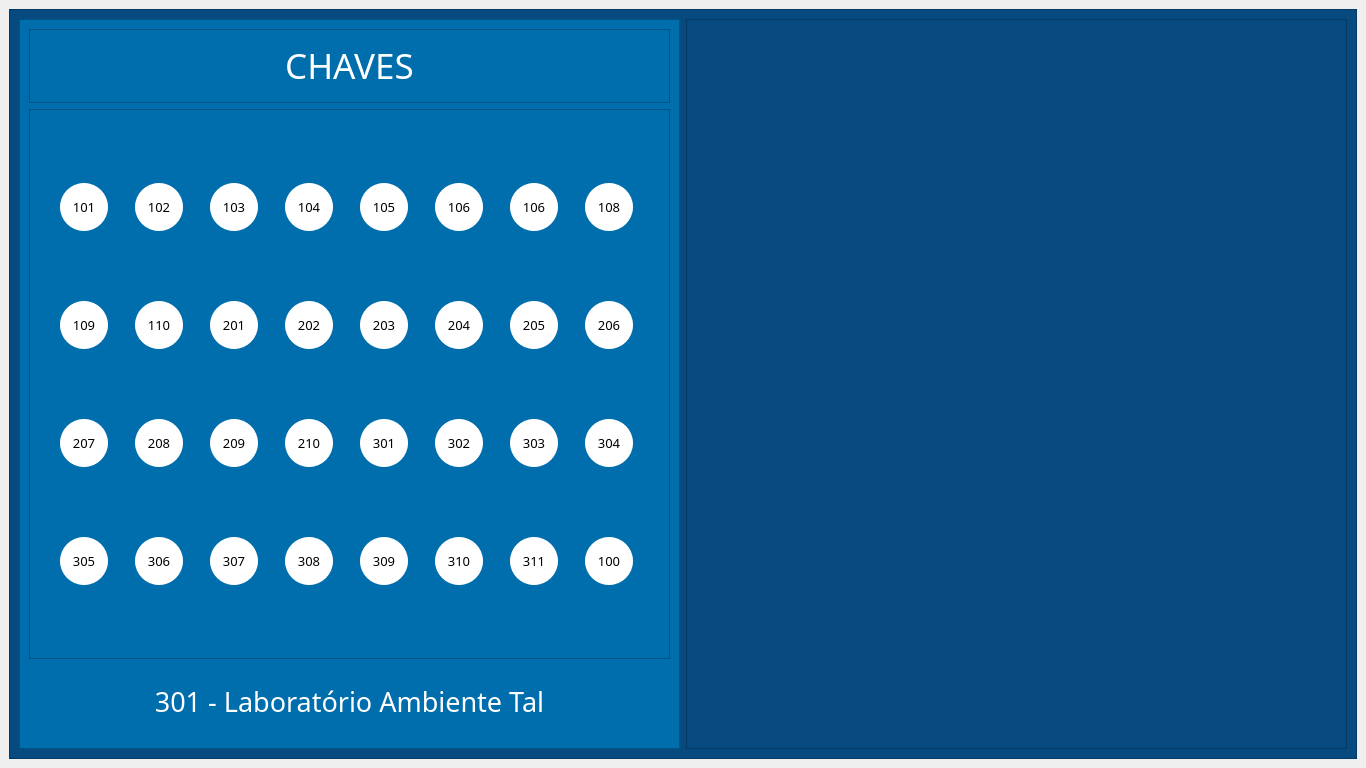
<?xml version="1.0" encoding="UTF-8"?>
<ui version="4.0">
 <class>MainWindow</class>
 <widget class="QMainWindow" name="MainWindow">
  <property name="geometry">
   <rect>
    <x>0</x>
    <y>0</y>
    <width>1366</width>
    <height>768</height>
   </rect>
  </property>
  <property name="windowTitle">
   <string>MainWindow</string>
  </property>
  <widget class="QWidget" name="centralwidget">
   <property name="minimumSize">
    <size>
     <width>800</width>
     <height>500</height>
    </size>
   </property>
   <layout class="QHBoxLayout" name="horizontalLayout">
    <item>
     <widget class="QFrame" name="frame">
      <property name="styleSheet">
       <string notr="true">background:#064A80</string>
      </property>
      <property name="frameShape">
       <enum>QFrame::StyledPanel</enum>
      </property>
      <property name="frameShadow">
       <enum>QFrame::Raised</enum>
      </property>
      <layout class="QHBoxLayout" name="horizontalLayout_2">
       <item>
        <widget class="QFrame" name="frame_2">
         <property name="minimumSize">
          <size>
           <width>600</width>
           <height>400</height>
          </size>
         </property>
         <property name="styleSheet">
          <string notr="true">background:#006DAD</string>
         </property>
         <property name="frameShape">
          <enum>QFrame::StyledPanel</enum>
         </property>
         <property name="frameShadow">
          <enum>QFrame::Raised</enum>
         </property>
         <layout class="QVBoxLayout" name="verticalLayout">
          <item>
           <widget class="QFrame" name="frame_5">
            <property name="frameShape">
             <enum>QFrame::StyledPanel</enum>
            </property>
            <property name="frameShadow">
             <enum>QFrame::Raised</enum>
            </property>
            <layout class="QVBoxLayout" name="verticalLayout_2">
             <item>
              <widget class="QLabel" name="label_2">
               <property name="font">
                <font>
                 <family>Aldrich</family>
                 <pointsize>26</pointsize>
                </font>
               </property>
               <property name="styleSheet">
                <string notr="true"/>
               </property>
               <property name="text">
                <string>&lt;html&gt;&lt;head/&gt;&lt;body&gt;&lt;p&gt;&lt;span style=&quot; color:#ffffff;&quot;&gt;CHAVES&lt;/span&gt;&lt;/p&gt;&lt;/body&gt;&lt;/html&gt;</string>
               </property>
               <property name="alignment">
                <set>Qt::AlignCenter</set>
               </property>
               <property name="margin">
                <number>15</number>
               </property>
               <property name="indent">
                <number>-1</number>
               </property>
              </widget>
             </item>
            </layout>
           </widget>
          </item>
          <item>
           <widget class="QFrame" name="frame_4">
            <property name="minimumSize">
             <size>
              <width>200</width>
              <height>550</height>
             </size>
            </property>
            <property name="frameShape">
             <enum>QFrame::StyledPanel</enum>
            </property>
            <property name="frameShadow">
             <enum>QFrame::Raised</enum>
            </property>
            <layout class="QGridLayout" name="gridLayout">
             <item row="1" column="7">
              <widget class="QLabel" name="label_17">
               <property name="maximumSize">
                <size>
                 <width>48</width>
                 <height>48</height>
                </size>
               </property>
               <property name="font">
                <font>
                 <family>Press Start 2P</family>
                 <pointsize>10</pointsize>
                </font>
               </property>
               <property name="styleSheet">
                <string notr="true">QLabel{width: 48px; heigth: 48px; border-radius: 24px; background-color:#fff; color:#000}
QLabel:hover{background-color:#F89633}</string>
               </property>
               <property name="text">
                <string>206</string>
               </property>
               <property name="alignment">
                <set>Qt::AlignCenter</set>
               </property>
              </widget>
             </item>
             <item row="0" column="7">
              <widget class="QLabel" name="label_9">
               <property name="maximumSize">
                <size>
                 <width>48</width>
                 <height>48</height>
                </size>
               </property>
               <property name="font">
                <font>
                 <family>Press Start 2P</family>
                 <pointsize>10</pointsize>
                </font>
               </property>
               <property name="styleSheet">
                <string notr="true">QLabel{width: 48px; heigth: 48px; border-radius: 24px; background-color:#fff; color:#000}
QLabel:hover{background-color:#F89633}</string>
               </property>
               <property name="text">
                <string>108</string>
               </property>
               <property name="alignment">
                <set>Qt::AlignCenter</set>
               </property>
              </widget>
             </item>
             <item row="2" column="1">
              <widget class="QLabel" name="label_19">
               <property name="maximumSize">
                <size>
                 <width>48</width>
                 <height>48</height>
                </size>
               </property>
               <property name="font">
                <font>
                 <family>Press Start 2P</family>
                 <pointsize>10</pointsize>
                </font>
               </property>
               <property name="styleSheet">
                <string notr="true">QLabel{width: 48px; heigth: 48px; border-radius: 24px; background-color:#fff; color:#000}
QLabel:hover{background-color:#F89633}</string>
               </property>
               <property name="text">
                <string>208</string>
               </property>
               <property name="alignment">
                <set>Qt::AlignCenter</set>
               </property>
              </widget>
             </item>
             <item row="1" column="6">
              <widget class="QLabel" name="label_16">
               <property name="maximumSize">
                <size>
                 <width>48</width>
                 <height>48</height>
                </size>
               </property>
               <property name="font">
                <font>
                 <family>Press Start 2P</family>
                 <pointsize>10</pointsize>
                </font>
               </property>
               <property name="styleSheet">
                <string notr="true">QLabel{width: 48px; heigth: 48px; border-radius: 24px; background-color:#fff; color:#000}
QLabel:hover{background-color:#F89633}</string>
               </property>
               <property name="text">
                <string>205</string>
               </property>
               <property name="alignment">
                <set>Qt::AlignCenter</set>
               </property>
              </widget>
             </item>
             <item row="0" column="3">
              <widget class="QLabel" name="label_5">
               <property name="maximumSize">
                <size>
                 <width>48</width>
                 <height>48</height>
                </size>
               </property>
               <property name="font">
                <font>
                 <family>Press Start 2P</family>
                 <pointsize>10</pointsize>
                </font>
               </property>
               <property name="styleSheet">
                <string notr="true">QLabel{width: 48px; heigth: 48px; border-radius: 24px; background-color:#fff; color:#000}
QLabel:hover{background-color:#F89633}</string>
               </property>
               <property name="text">
                <string>104</string>
               </property>
               <property name="alignment">
                <set>Qt::AlignCenter</set>
               </property>
              </widget>
             </item>
             <item row="1" column="5">
              <widget class="QLabel" name="label_15">
               <property name="maximumSize">
                <size>
                 <width>48</width>
                 <height>48</height>
                </size>
               </property>
               <property name="font">
                <font>
                 <family>Press Start 2P</family>
                 <pointsize>10</pointsize>
                </font>
               </property>
               <property name="styleSheet">
                <string notr="true">QLabel{width: 48px; heigth: 48px; border-radius: 24px; background-color:#fff; color:#000}
QLabel:hover{background-color:#F89633}</string>
               </property>
               <property name="text">
                <string>204</string>
               </property>
               <property name="alignment">
                <set>Qt::AlignCenter</set>
               </property>
              </widget>
             </item>
             <item row="2" column="5">
              <widget class="QLabel" name="label_23">
               <property name="maximumSize">
                <size>
                 <width>48</width>
                 <height>48</height>
                </size>
               </property>
               <property name="font">
                <font>
                 <family>Press Start 2P</family>
                 <pointsize>10</pointsize>
                </font>
               </property>
               <property name="styleSheet">
                <string notr="true">QLabel{width: 48px; heigth: 48px; border-radius: 24px; background-color:#fff; color:#000}
QLabel:hover{background-color:#F89633}</string>
               </property>
               <property name="text">
                <string>302</string>
               </property>
               <property name="alignment">
                <set>Qt::AlignCenter</set>
               </property>
              </widget>
             </item>
             <item row="0" column="5">
              <widget class="QLabel" name="label_7">
               <property name="maximumSize">
                <size>
                 <width>48</width>
                 <height>48</height>
                </size>
               </property>
               <property name="font">
                <font>
                 <family>Press Start 2P</family>
                 <pointsize>10</pointsize>
                </font>
               </property>
               <property name="styleSheet">
                <string notr="true">QLabel{width: 48px; heigth: 48px; border-radius: 24px; background-color:#fff; color:#000}
QLabel:hover{background-color:#F89633}</string>
               </property>
               <property name="text">
                <string>106</string>
               </property>
               <property name="alignment">
                <set>Qt::AlignCenter</set>
               </property>
              </widget>
             </item>
             <item row="2" column="6">
              <widget class="QLabel" name="label_24">
               <property name="maximumSize">
                <size>
                 <width>48</width>
                 <height>48</height>
                </size>
               </property>
               <property name="font">
                <font>
                 <family>Press Start 2P</family>
                 <pointsize>10</pointsize>
                </font>
               </property>
               <property name="styleSheet">
                <string notr="true">QLabel{width: 48px; heigth: 48px; border-radius: 24px; background-color:#fff; color:#000}
QLabel:hover{background-color:#F89633}</string>
               </property>
               <property name="text">
                <string>303</string>
               </property>
               <property name="alignment">
                <set>Qt::AlignCenter</set>
               </property>
              </widget>
             </item>
             <item row="1" column="0">
              <widget class="QLabel" name="label_10">
               <property name="maximumSize">
                <size>
                 <width>48</width>
                 <height>48</height>
                </size>
               </property>
               <property name="font">
                <font>
                 <family>Press Start 2P</family>
                 <pointsize>10</pointsize>
                </font>
               </property>
               <property name="styleSheet">
                <string notr="true">QLabel{width: 48px; heigth: 48px; border-radius: 24px; background-color:#fff; color:#000}
QLabel:hover{background-color:#F89633}</string>
               </property>
               <property name="text">
                <string>109</string>
               </property>
               <property name="alignment">
                <set>Qt::AlignCenter</set>
               </property>
              </widget>
             </item>
             <item row="2" column="2">
              <widget class="QLabel" name="label_20">
               <property name="maximumSize">
                <size>
                 <width>48</width>
                 <height>48</height>
                </size>
               </property>
               <property name="font">
                <font>
                 <family>Press Start 2P</family>
                 <pointsize>10</pointsize>
                </font>
               </property>
               <property name="styleSheet">
                <string notr="true">QLabel{width: 48px; heigth: 48px; border-radius: 24px; background-color:#fff; color:#000}
QLabel:hover{background-color:#F89633}</string>
               </property>
               <property name="text">
                <string>209</string>
               </property>
               <property name="alignment">
                <set>Qt::AlignCenter</set>
               </property>
              </widget>
             </item>
             <item row="1" column="3">
              <widget class="QLabel" name="label_13">
               <property name="maximumSize">
                <size>
                 <width>48</width>
                 <height>48</height>
                </size>
               </property>
               <property name="font">
                <font>
                 <family>Press Start 2P</family>
                 <pointsize>10</pointsize>
                </font>
               </property>
               <property name="styleSheet">
                <string notr="true">QLabel{width: 48px; heigth: 48px; border-radius: 24px; background-color:#fff; color:#000}
QLabel:hover{background-color:#F89633}</string>
               </property>
               <property name="text">
                <string>202</string>
               </property>
               <property name="alignment">
                <set>Qt::AlignCenter</set>
               </property>
              </widget>
             </item>
             <item row="0" column="2">
              <widget class="QLabel" name="label_4">
               <property name="maximumSize">
                <size>
                 <width>48</width>
                 <height>48</height>
                </size>
               </property>
               <property name="font">
                <font>
                 <family>Press Start 2P</family>
                 <pointsize>10</pointsize>
                </font>
               </property>
               <property name="styleSheet">
                <string notr="true">QLabel{width: 48px; heigth: 48px; border-radius: 24px; background-color:#fff; color:#000}
QLabel:hover{background-color:#F89633}</string>
               </property>
               <property name="text">
                <string>103</string>
               </property>
               <property name="alignment">
                <set>Qt::AlignCenter</set>
               </property>
              </widget>
             </item>
             <item row="2" column="0">
              <widget class="QLabel" name="label_18">
               <property name="maximumSize">
                <size>
                 <width>48</width>
                 <height>48</height>
                </size>
               </property>
               <property name="font">
                <font>
                 <family>Press Start 2P</family>
                 <pointsize>10</pointsize>
                </font>
               </property>
               <property name="styleSheet">
                <string notr="true">QLabel{width: 48px; heigth: 48px; border-radius: 24px; background-color:#fff; color:#000}
QLabel:hover{background-color:#F89633}</string>
               </property>
               <property name="text">
                <string>207</string>
               </property>
               <property name="alignment">
                <set>Qt::AlignCenter</set>
               </property>
              </widget>
             </item>
             <item row="0" column="0">
              <widget class="QLabel" name="label_3">
               <property name="maximumSize">
                <size>
                 <width>48</width>
                 <height>48</height>
                </size>
               </property>
               <property name="font">
                <font>
                 <family>Press Start 2P</family>
                 <pointsize>10</pointsize>
                </font>
               </property>
               <property name="styleSheet">
                <string notr="true">QLabel{width: 48px; heigth: 48px; border-radius: 24px; background-color:#fff; color:#000}
QLabel:hover{background-color:#F89633}</string>
               </property>
               <property name="text">
                <string>101</string>
               </property>
               <property name="alignment">
                <set>Qt::AlignCenter</set>
               </property>
              </widget>
             </item>
             <item row="1" column="2">
              <widget class="QLabel" name="label_12">
               <property name="maximumSize">
                <size>
                 <width>48</width>
                 <height>48</height>
                </size>
               </property>
               <property name="font">
                <font>
                 <family>Press Start 2P</family>
                 <pointsize>10</pointsize>
                </font>
               </property>
               <property name="styleSheet">
                <string notr="true">QLabel{width: 48px; heigth: 48px; border-radius: 24px; background-color:#fff; color:#000}
QLabel:hover{background-color:#F89633}</string>
               </property>
               <property name="text">
                <string>201</string>
               </property>
               <property name="alignment">
                <set>Qt::AlignCenter</set>
               </property>
              </widget>
             </item>
             <item row="2" column="3">
              <widget class="QLabel" name="label_21">
               <property name="maximumSize">
                <size>
                 <width>48</width>
                 <height>48</height>
                </size>
               </property>
               <property name="font">
                <font>
                 <family>Press Start 2P</family>
                 <pointsize>10</pointsize>
                </font>
               </property>
               <property name="styleSheet">
                <string notr="true">QLabel{width: 48px; heigth: 48px; border-radius: 24px; background-color:#fff; color:#000}
QLabel:hover{background-color:#F89633}</string>
               </property>
               <property name="text">
                <string>210</string>
               </property>
               <property name="alignment">
                <set>Qt::AlignCenter</set>
               </property>
              </widget>
             </item>
             <item row="1" column="4">
              <widget class="QLabel" name="label_14">
               <property name="maximumSize">
                <size>
                 <width>48</width>
                 <height>48</height>
                </size>
               </property>
               <property name="font">
                <font>
                 <family>Press Start 2P</family>
                 <pointsize>10</pointsize>
                </font>
               </property>
               <property name="styleSheet">
                <string notr="true">QLabel{width: 48px; heigth: 48px; border-radius: 24px; background-color:#fff; color:#000}
QLabel:hover{background-color:#F89633}</string>
               </property>
               <property name="text">
                <string>203</string>
               </property>
               <property name="alignment">
                <set>Qt::AlignCenter</set>
               </property>
              </widget>
             </item>
             <item row="0" column="6">
              <widget class="QLabel" name="label_8">
               <property name="maximumSize">
                <size>
                 <width>48</width>
                 <height>48</height>
                </size>
               </property>
               <property name="font">
                <font>
                 <family>Press Start 2P</family>
                 <pointsize>10</pointsize>
                </font>
               </property>
               <property name="styleSheet">
                <string notr="true">QLabel{width: 48px; heigth: 48px; border-radius: 24px; background-color:#fff; color:#000}
QLabel:hover{background-color:#F89633}</string>
               </property>
               <property name="text">
                <string>106</string>
               </property>
               <property name="alignment">
                <set>Qt::AlignCenter</set>
               </property>
              </widget>
             </item>
             <item row="1" column="1">
              <widget class="QLabel" name="label_11">
               <property name="maximumSize">
                <size>
                 <width>48</width>
                 <height>48</height>
                </size>
               </property>
               <property name="font">
                <font>
                 <family>Press Start 2P</family>
                 <pointsize>10</pointsize>
                </font>
               </property>
               <property name="styleSheet">
                <string notr="true">QLabel{width: 48px; heigth: 48px; border-radius: 24px; background-color:#fff; color:#000}
QLabel:hover{background-color:#F89633}</string>
               </property>
               <property name="text">
                <string>110</string>
               </property>
               <property name="alignment">
                <set>Qt::AlignCenter</set>
               </property>
              </widget>
             </item>
             <item row="2" column="7">
              <widget class="QLabel" name="label_25">
               <property name="maximumSize">
                <size>
                 <width>48</width>
                 <height>48</height>
                </size>
               </property>
               <property name="font">
                <font>
                 <family>Press Start 2P</family>
                 <pointsize>10</pointsize>
                </font>
               </property>
               <property name="styleSheet">
                <string notr="true">QLabel{width: 48px; heigth: 48px; border-radius: 24px; background-color:#fff; color:#000}
QLabel:hover{background-color:#F89633}</string>
               </property>
               <property name="text">
                <string>304</string>
               </property>
               <property name="alignment">
                <set>Qt::AlignCenter</set>
               </property>
              </widget>
             </item>
             <item row="0" column="1">
              <widget class="QLabel" name="label">
               <property name="maximumSize">
                <size>
                 <width>48</width>
                 <height>48</height>
                </size>
               </property>
               <property name="font">
                <font>
                 <family>Press Start 2P</family>
                 <pointsize>10</pointsize>
                </font>
               </property>
               <property name="styleSheet">
                <string notr="true">QLabel{width: 48px; heigth: 48px; border-radius: 24px; background-color:#fff; color:#000}
QLabel:hover{background-color:#F89633}</string>
               </property>
               <property name="text">
                <string>102</string>
               </property>
               <property name="alignment">
                <set>Qt::AlignCenter</set>
               </property>
              </widget>
             </item>
             <item row="0" column="4">
              <widget class="QLabel" name="label_6">
               <property name="maximumSize">
                <size>
                 <width>48</width>
                 <height>48</height>
                </size>
               </property>
               <property name="font">
                <font>
                 <family>Press Start 2P</family>
                 <pointsize>10</pointsize>
                </font>
               </property>
               <property name="styleSheet">
                <string notr="true">QLabel{width: 48px; heigth: 48px; border-radius: 24px; background-color:#fff; color:#000}
QLabel:hover{background-color:#F89633}</string>
               </property>
               <property name="text">
                <string>105</string>
               </property>
               <property name="alignment">
                <set>Qt::AlignCenter</set>
               </property>
              </widget>
             </item>
             <item row="2" column="4">
              <widget class="QLabel" name="label_22">
               <property name="maximumSize">
                <size>
                 <width>48</width>
                 <height>48</height>
                </size>
               </property>
               <property name="font">
                <font>
                 <family>Press Start 2P</family>
                 <pointsize>10</pointsize>
                </font>
               </property>
               <property name="styleSheet">
                <string notr="true">QLabel{width: 48px; heigth: 48px; border-radius: 24px; background-color:#fff; color:#000}
QLabel:hover{background-color:#F89633}</string>
               </property>
               <property name="text">
                <string>301</string>
               </property>
               <property name="alignment">
                <set>Qt::AlignCenter</set>
               </property>
              </widget>
             </item>
             <item row="3" column="0">
              <widget class="QLabel" name="label_26">
               <property name="maximumSize">
                <size>
                 <width>48</width>
                 <height>48</height>
                </size>
               </property>
               <property name="font">
                <font>
                 <family>Press Start 2P</family>
                 <pointsize>10</pointsize>
                </font>
               </property>
               <property name="styleSheet">
                <string notr="true">QLabel{width: 48px; heigth: 48px; border-radius: 24px; background-color:#fff; color:#000}
QLabel:hover{background-color:#F89633}</string>
               </property>
               <property name="text">
                <string>305</string>
               </property>
               <property name="alignment">
                <set>Qt::AlignCenter</set>
               </property>
              </widget>
             </item>
             <item row="3" column="1">
              <widget class="QLabel" name="label_27">
               <property name="maximumSize">
                <size>
                 <width>48</width>
                 <height>48</height>
                </size>
               </property>
               <property name="font">
                <font>
                 <family>Press Start 2P</family>
                 <pointsize>10</pointsize>
                </font>
               </property>
               <property name="styleSheet">
                <string notr="true">QLabel{width: 48px; heigth: 48px; border-radius: 24px; background-color:#fff; color:#000}
QLabel:hover{background-color:#F89633}</string>
               </property>
               <property name="text">
                <string>306</string>
               </property>
               <property name="alignment">
                <set>Qt::AlignCenter</set>
               </property>
              </widget>
             </item>
             <item row="3" column="2">
              <widget class="QLabel" name="label_28">
               <property name="maximumSize">
                <size>
                 <width>48</width>
                 <height>48</height>
                </size>
               </property>
               <property name="font">
                <font>
                 <family>Press Start 2P</family>
                 <pointsize>10</pointsize>
                </font>
               </property>
               <property name="styleSheet">
                <string notr="true">QLabel{width: 48px; heigth: 48px; border-radius: 24px; background-color:#fff; color:#000}
QLabel:hover{background-color:#F89633}</string>
               </property>
               <property name="text">
                <string>307</string>
               </property>
               <property name="alignment">
                <set>Qt::AlignCenter</set>
               </property>
              </widget>
             </item>
             <item row="3" column="3">
              <widget class="QLabel" name="label_29">
               <property name="maximumSize">
                <size>
                 <width>48</width>
                 <height>48</height>
                </size>
               </property>
               <property name="font">
                <font>
                 <family>Press Start 2P</family>
                 <pointsize>10</pointsize>
                </font>
               </property>
               <property name="styleSheet">
                <string notr="true">QLabel{width: 48px; heigth: 48px; border-radius: 24px; background-color:#fff; color:#000}
QLabel:hover{background-color:#F89633}</string>
               </property>
               <property name="text">
                <string>308</string>
               </property>
               <property name="alignment">
                <set>Qt::AlignCenter</set>
               </property>
              </widget>
             </item>
             <item row="3" column="4">
              <widget class="QLabel" name="label_30">
               <property name="maximumSize">
                <size>
                 <width>48</width>
                 <height>48</height>
                </size>
               </property>
               <property name="font">
                <font>
                 <family>Press Start 2P</family>
                 <pointsize>10</pointsize>
                </font>
               </property>
               <property name="styleSheet">
                <string notr="true">QLabel{width: 48px; heigth: 48px; border-radius: 24px; background-color:#fff; color:#000}
QLabel:hover{background-color:#F89633}</string>
               </property>
               <property name="text">
                <string>309</string>
               </property>
               <property name="alignment">
                <set>Qt::AlignCenter</set>
               </property>
              </widget>
             </item>
             <item row="3" column="5">
              <widget class="QLabel" name="label_31">
               <property name="maximumSize">
                <size>
                 <width>48</width>
                 <height>48</height>
                </size>
               </property>
               <property name="font">
                <font>
                 <family>Press Start 2P</family>
                 <pointsize>10</pointsize>
                </font>
               </property>
               <property name="styleSheet">
                <string notr="true">QLabel{width: 48px; heigth: 48px; border-radius: 24px; background-color:#fff; color:#000}
QLabel:hover{background-color:#F89633}</string>
               </property>
               <property name="text">
                <string>310</string>
               </property>
               <property name="alignment">
                <set>Qt::AlignCenter</set>
               </property>
              </widget>
             </item>
             <item row="3" column="6">
              <widget class="QLabel" name="label_32">
               <property name="maximumSize">
                <size>
                 <width>48</width>
                 <height>48</height>
                </size>
               </property>
               <property name="font">
                <font>
                 <family>Press Start 2P</family>
                 <pointsize>10</pointsize>
                </font>
               </property>
               <property name="styleSheet">
                <string notr="true">QLabel{width: 48px; heigth: 48px; border-radius: 24px; background-color:#fff; color:#000}
QLabel:hover{background-color:#F89633}</string>
               </property>
               <property name="text">
                <string>311</string>
               </property>
               <property name="alignment">
                <set>Qt::AlignCenter</set>
               </property>
              </widget>
             </item>
             <item row="3" column="7">
              <widget class="QLabel" name="label_33">
               <property name="maximumSize">
                <size>
                 <width>48</width>
                 <height>48</height>
                </size>
               </property>
               <property name="font">
                <font>
                 <family>Press Start 2P</family>
                 <pointsize>10</pointsize>
                </font>
               </property>
               <property name="styleSheet">
                <string notr="true">QLabel{width: 48px; heigth: 48px; border-radius: 24px; background-color:#fff; color:#000}
QLabel:hover{background-color:#F89633}</string>
               </property>
               <property name="text">
                <string>100</string>
               </property>
               <property name="alignment">
                <set>Qt::AlignCenter</set>
               </property>
              </widget>
             </item>
            </layout>
           </widget>
          </item>
          <item>
           <widget class="QLabel" name="label_35">
            <property name="font">
             <font>
              <family>Aldrich</family>
              <pointsize>20</pointsize>
             </font>
            </property>
            <property name="text">
             <string>&lt;html&gt;&lt;head/&gt;&lt;body&gt;&lt;p&gt;&lt;span style=&quot; color:#ffffff;&quot;&gt;301 - Laboratório Ambiente Tal&lt;/span&gt;&lt;/p&gt;&lt;/body&gt;&lt;/html&gt;</string>
            </property>
            <property name="alignment">
             <set>Qt::AlignCenter</set>
            </property>
           </widget>
          </item>
         </layout>
        </widget>
       </item>
       <item>
        <widget class="QFrame" name="frame_3">
         <property name="frameShape">
          <enum>QFrame::StyledPanel</enum>
         </property>
         <property name="frameShadow">
          <enum>QFrame::Raised</enum>
         </property>
         <layout class="QHBoxLayout" name="horizontalLayout_3">
          <item>
           <widget class="QLabel" name="label_34">
            <property name="minimumSize">
             <size>
              <width>600</width>
              <height>400</height>
             </size>
            </property>
            <property name="text">
             <string>&lt;html&gt;&lt;head/&gt;&lt;body&gt;&lt;p&gt;&lt;img src=&quot;:/newPrefix/vectorpaint (1).svg&quot;/&gt;&lt;/p&gt;&lt;/body&gt;&lt;/html&gt;</string>
            </property>
            <property name="alignment">
             <set>Qt::AlignCenter</set>
            </property>
           </widget>
          </item>
         </layout>
        </widget>
       </item>
      </layout>
     </widget>
    </item>
   </layout>
  </widget>
 </widget>
 <resources>
  <include location="icons.qrc"/>
 </resources>
 <connections/>
</ui>
